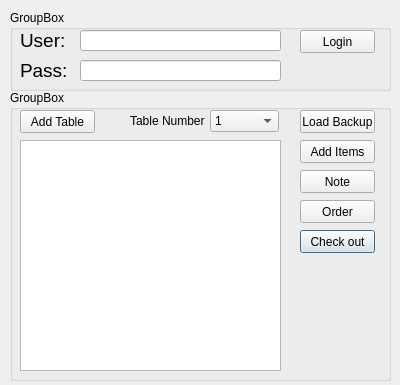
<?xml version="1.0" encoding="UTF-8"?>
<ui version="4.0">
 <class>Dialog</class>
 <widget class="QDialog" name="Dialog">
  <property name="geometry">
   <rect>
    <x>0</x>
    <y>0</y>
    <width>400</width>
    <height>385</height>
   </rect>
  </property>
  <property name="sizePolicy">
   <sizepolicy hsizetype="Fixed" vsizetype="Fixed">
    <horstretch>0</horstretch>
    <verstretch>0</verstretch>
   </sizepolicy>
  </property>
  <property name="windowTitle">
   <string>Dialog</string>
  </property>
  <widget class="QGroupBox" name="itemBox">
   <property name="geometry">
    <rect>
     <x>10</x>
     <y>90</y>
     <width>381</width>
     <height>291</height>
    </rect>
   </property>
   <property name="title">
    <string>GroupBox</string>
   </property>
   <widget class="QPushButton" name="checkOutBtn">
    <property name="geometry">
     <rect>
      <x>290</x>
      <y>140</y>
      <width>75</width>
      <height>23</height>
     </rect>
    </property>
    <property name="text">
     <string>Check out</string>
    </property>
   </widget>
   <widget class="QPushButton" name="noteBtn">
    <property name="geometry">
     <rect>
      <x>290</x>
      <y>80</y>
      <width>75</width>
      <height>23</height>
     </rect>
    </property>
    <property name="text">
     <string>Note</string>
    </property>
   </widget>
   <widget class="QPushButton" name="addItemBtn">
    <property name="geometry">
     <rect>
      <x>290</x>
      <y>50</y>
      <width>75</width>
      <height>23</height>
     </rect>
    </property>
    <property name="text">
     <string>Add Items</string>
    </property>
   </widget>
   <widget class="QComboBox" name="tableDrop">
    <property name="geometry">
     <rect>
      <x>200</x>
      <y>20</y>
      <width>69</width>
      <height>22</height>
     </rect>
    </property>
    <item>
     <property name="text">
      <string>1</string>
     </property>
    </item>
    <item>
     <property name="text">
      <string>2</string>
     </property>
    </item>
    <item>
     <property name="text">
      <string>3</string>
     </property>
    </item>
   </widget>
   <widget class="QLabel" name="tableNoLbl">
    <property name="geometry">
     <rect>
      <x>120</x>
      <y>10</y>
      <width>131</width>
      <height>41</height>
     </rect>
    </property>
    <property name="text">
     <string>Table Number</string>
    </property>
   </widget>
   <widget class="QTextEdit" name="showItem">
    <property name="geometry">
     <rect>
      <x>10</x>
      <y>50</y>
      <width>261</width>
      <height>231</height>
     </rect>
    </property>
    <property name="html">
     <string>&lt;!DOCTYPE HTML PUBLIC &quot;-//W3C//DTD HTML 4.0//EN&quot; &quot;http://www.w3.org/TR/REC-html40/strict.dtd&quot;&gt;
&lt;html&gt;&lt;head&gt;&lt;meta name=&quot;qrichtext&quot; content=&quot;1&quot; /&gt;&lt;style type=&quot;text/css&quot;&gt;
p, li { white-space: pre-wrap; }
&lt;/style&gt;&lt;/head&gt;&lt;body style=&quot; font-family:'MS Shell Dlg 2'; font-size:8.25pt; font-weight:400; font-style:normal;&quot;&gt;
&lt;p style=&quot;-qt-paragraph-type:empty; margin-top:12px; margin-bottom:12px; margin-left:0px; margin-right:0px; -qt-block-indent:0; text-indent:0px;&quot;&gt;&lt;br /&gt;&lt;/p&gt;&lt;/body&gt;&lt;/html&gt;</string>
    </property>
   </widget>
   <widget class="QPushButton" name="addItemBtn_2">
    <property name="geometry">
     <rect>
      <x>10</x>
      <y>20</y>
      <width>75</width>
      <height>23</height>
     </rect>
    </property>
    <property name="text">
     <string>Add Table</string>
    </property>
   </widget>
   <widget class="QPushButton" name="loadBackupFile">
    <property name="geometry">
     <rect>
      <x>290</x>
      <y>20</y>
      <width>75</width>
      <height>23</height>
     </rect>
    </property>
    <property name="text">
     <string>Load Backup</string>
    </property>
   </widget>
   <widget class="QPushButton" name="orderButton">
    <property name="geometry">
     <rect>
      <x>290</x>
      <y>110</y>
      <width>75</width>
      <height>23</height>
     </rect>
    </property>
    <property name="text">
     <string>Order</string>
    </property>
   </widget>
  </widget>
  <widget class="QGroupBox" name="loginBox">
   <property name="geometry">
    <rect>
     <x>10</x>
     <y>10</y>
     <width>381</width>
     <height>81</height>
    </rect>
   </property>
   <property name="title">
    <string>GroupBox</string>
   </property>
   <widget class="QLabel" name="userLbl">
    <property name="geometry">
     <rect>
      <x>10</x>
      <y>20</y>
      <width>47</width>
      <height>21</height>
     </rect>
    </property>
    <property name="font">
     <font>
      <pointsize>14</pointsize>
     </font>
    </property>
    <property name="text">
     <string>User:</string>
    </property>
   </widget>
   <widget class="QLineEdit" name="inputUser">
    <property name="geometry">
     <rect>
      <x>70</x>
      <y>20</y>
      <width>201</width>
      <height>21</height>
     </rect>
    </property>
   </widget>
   <widget class="QPushButton" name="loginBtn">
    <property name="geometry">
     <rect>
      <x>290</x>
      <y>20</y>
      <width>75</width>
      <height>23</height>
     </rect>
    </property>
    <property name="text">
     <string>Login</string>
    </property>
   </widget>
   <widget class="QLineEdit" name="inputPwd">
    <property name="geometry">
     <rect>
      <x>70</x>
      <y>50</y>
      <width>201</width>
      <height>21</height>
     </rect>
    </property>
   </widget>
   <widget class="QLabel" name="passLbl">
    <property name="geometry">
     <rect>
      <x>10</x>
      <y>50</y>
      <width>47</width>
      <height>21</height>
     </rect>
    </property>
    <property name="font">
     <font>
      <pointsize>14</pointsize>
     </font>
    </property>
    <property name="text">
     <string>Pass:</string>
    </property>
   </widget>
  </widget>
 </widget>
 <resources/>
 <connections/>
</ui>
